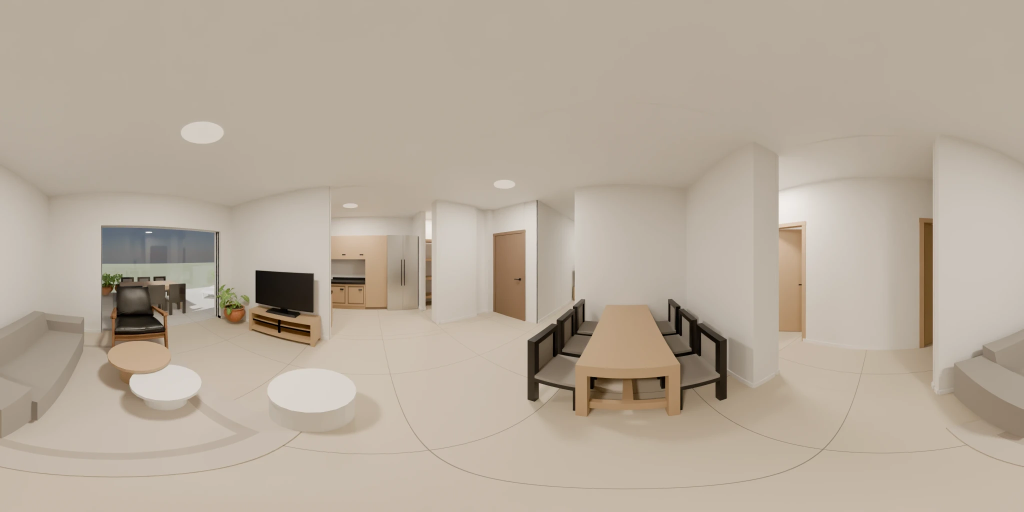
#> input picture Projects/Kedma_D1/dist/panos-original/03-living.webp, 2048 x 1024 px, given in place of 03-living.webp_clay.png, which was not available (shown at 1/2 size)
$ python score_e.py ../../../Kedma_D1/dist/panos-original/03-living.webp
#> lines starting #> are read from the running program, lines starting #| are printed output that depends on the picture; after the words box and inside, x2 and y2 are one past the last pixel; in counts of white or black regions, pixels touching at a corner belong together
"""score_e.py - exterior 360 node skins: geometry retention, wrap seam, poles, by-class retention (id pass).

  python -X utf8 -I score_e.py <node>      reads inputs/E_<node>_clay.png (+ inputs/E_<node>_id.png if present), E-exterior-pano/<node>/*.png

Per output: edges kept (upper half = sky/tower tops, lower half = ground/sea), by class from the id pass (1 walls, 2 glazing,
3 doors, 4 furniture, 5 site, 6 terrain), wrap seam = mean abs diff of the 8 left vs 8 right columns (source value given for
scale; the C test: source 11, GPT 10.7, Seedream 20.7 = visibly broken), pole smear = edge density in the top/bottom 6 %.
Writes scores-E-<node>.json, review/E_<node>_sheet.jpg (all outputs), review/E_<node>_seam.jpg (wrap joints side by side).
"""
import glob
import json
import os
import sys

import cv2
import numpy as np

HERE = os.path.dirname(os.path.abspath(__file__)).replace("\\", "/")
node = sys.argv[1]
src = cv2.imread(f"{HERE}/inputs/E_{node}_clay.png")
#> src is the input picture: shape (1024, 2048, 3); mean B, G, R 155, 169.7, 181.7
idp = f"{HERE}/inputs/E_{node}_id.png"
ids = cv2.imread(idp, cv2.IMREAD_UNCHANGED) if os.path.exists(idp) else None
if ids is not None and ids.ndim == 3:
    ids = ids[:, :, 0]
W, H = 2048, 1024
src = cv2.resize(src, (W, H), interpolation=cv2.INTER_AREA)
if ids is not None:
    ids = cv2.resize(ids, (W, H), interpolation=cv2.INTER_NEAREST)
CLASSES = {1: "walls", 2: "glazing", 3: "doors", 4: "furniture", 5: "site", 6: "terrain"}
K = np.ones((7, 7), np.uint8)
e = lambda im: cv2.Canny(cv2.cvtColor(im, cv2.COLOR_BGR2GRAY), 60, 160)  # noqa: E731


def kept(es, eo, mask=None):
    m = (es > 0) if mask is None else ((es > 0) & mask)
    return round(float((m & (cv2.dilate(eo, K) > 0)).sum()) / max(1, float(m.sum())), 3)


def seam(im):
    a = im.astype(np.float32)
    return round(float(np.abs(a[:, :8] - a[:, -8:]).mean()), 1)


def pole(es):
    h = es.shape[0]
    band = int(h * 0.06)
    return round(float((es[:band] > 0).mean() + (es[-band:] > 0).mean()) / 2, 4)


es = e(src)
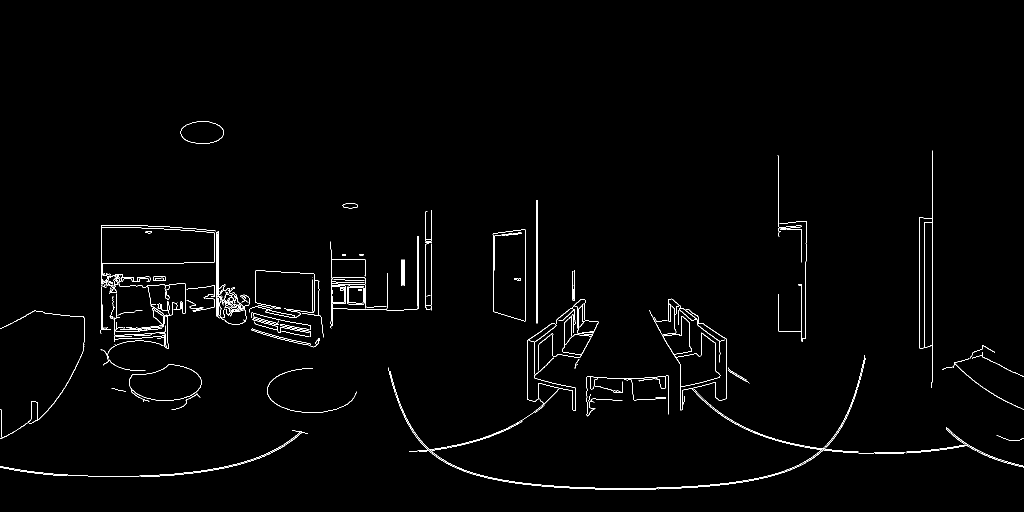
#> es: shape (1024, 2048) (shown at 1/2 size); 1.2% white in thin lines or dots, all inside (x1, y1, x2, y2) = (0, 243, 2048, 979)
led = {}
lp = f"{HERE}/ledger-E.json"
if os.path.exists(lp):
    for r in json.load(open(lp, encoding="utf-8")):
        if not r.get("error"):
            led[os.path.basename(r["out"])[:-4]] = {"usd": r.get("usd"), "secs": r.get("secs")}
res = {"SOURCE": {"seam": seam(src), "pole_edge_density": pole(es)}}
#> in pole, `h = es.shape[0]`: h = 1024
#> in pole, `band = int(h * 0.06)`: band = 61
tiles = [src.copy()]
cv2.putText(tiles[0], "CLAY source", (10, 40), cv2.FONT_HERSHEY_SIMPLEX, 1.2, (255, 255, 255), 3)
joints = []


def joint(im, t):
    j = np.hstack([im[:, -200:], im[:, :200]])
    j = cv2.resize(j, (400, 1024))
    cv2.rectangle(j, (0, 0), (400, 36), (0, 0, 0), -1)
    cv2.putText(j, t[:18], (6, 26), cv2.FONT_HERSHEY_SIMPLEX, 0.8, (255, 255, 255), 2)
    return j


joints.append(joint(src, "SOURCE"))
#> in joint, `j = np.hstack([im[:, -200:], im[:, :200]])`:
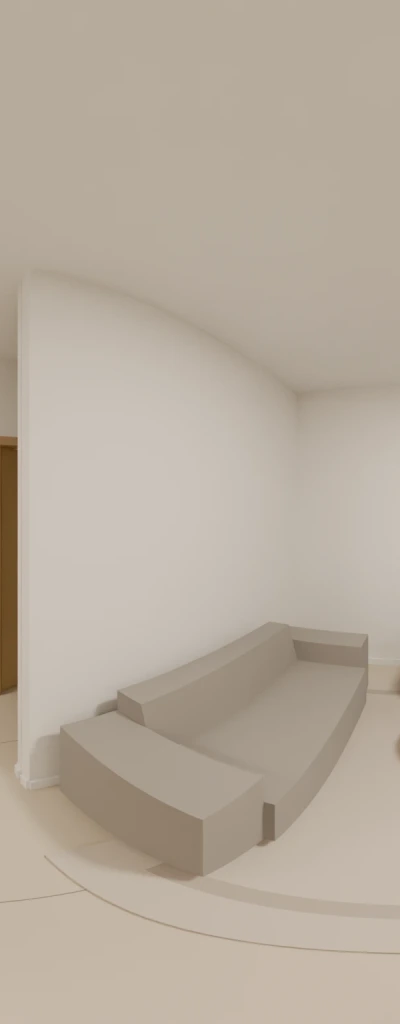
#> j: shape (1024, 400, 3); mean B, G, R 158.4, 172.1, 183.2
#> in joint, `cv2.putText(j, t[:18], (6, 26), cv2.FONT_HERSHEY_SIMPLEX, 0.8, (255, 2..`:
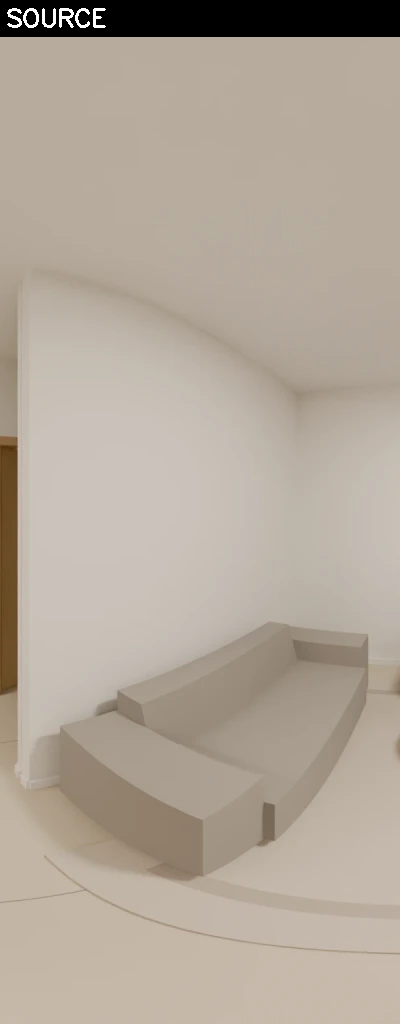
#> j: shape (1024, 400, 3); mean B, G, R 153.3, 166.5, 177.2
for p in sorted(glob.glob(f"{HERE}/E-exterior-pano/{node}/*.png")):
    name = os.path.basename(p)[:-4]
    out = cv2.imread(p)
    size = [out.shape[1], out.shape[0]]
    o = cv2.resize(out, (W, H), interpolation=cv2.INTER_AREA)
    eo = e(o)
    row = {"size": size, "edges_kept_upper": kept(es[:H // 2], eo[:H // 2]), "edges_kept_lower": kept(es[H // 2:], eo[H // 2:]),
           "seam": seam(o), "pole_edge_density": pole(eo), **led.get(name, {})}
    if ids is not None:
        row["by_class"] = {CLASSES[c]: kept(es, eo, ids == c) for c in CLASSES if (ids == c).sum() > 2000}
    res[name] = row
    t = o.copy()
    cv2.rectangle(t, (0, 0), (W, 50), (0, 0, 0), -1)
    cv2.putText(t, f"{name}  kept {row['edges_kept_upper']:.2f}/{row['edges_kept_lower']:.2f}  seam {row['seam']}  ${row.get('usd')}", (10, 38),
                cv2.FONT_HERSHEY_SIMPLEX, 1.1, (255, 255, 255), 2)
    tiles.append(t)
    joints.append(joint(o, name))
json.dump(res, open(f"{HERE}/scores-E-{node}.json", "w", encoding="utf-8"), indent=1)
os.makedirs(f"{HERE}/review", exist_ok=True)
cols = 2
rows = [np.hstack(tiles[i:i + cols]) if len(tiles[i:i + cols]) == cols else np.hstack(tiles[i:i + cols] + [np.zeros_like(tiles[0])])
        for i in range(0, len(tiles), cols)]
#> rows = 1 item
cv2.imwrite(f"{HERE}/review/E_{node}_sheet.jpg", cv2.resize(np.vstack(rows), None, fx=0.5, fy=0.5, interpolation=cv2.INTER_AREA),
            [cv2.IMWRITE_JPEG_QUALITY, 84])
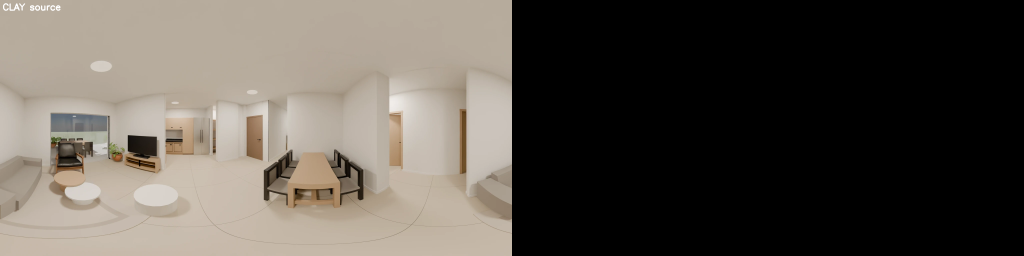
#> saved as 03-living.webp_sheet.jpg: shape (512, 2048, 3) (shown at 1/2 size); mean B, G, R 77.6, 84.9, 90.9
cv2.imwrite(f"{HERE}/review/E_{node}_seam.jpg", np.hstack(joints), [cv2.IMWRITE_JPEG_QUALITY, 88])
for k, v in res.items():
    print(k, json.dumps(v))
#> this loop made 1 pass
#> (k, v) on pass 1: ('SOURCE', {'seam': 2.2, 'pole_edge_density': 0.0037})
#| SOURCE {"seam": 2.2, "pole_edge_density": 0.0037}

$ run again, on Projects/Kedma_D1/dist/panos-original/04-dining.webp
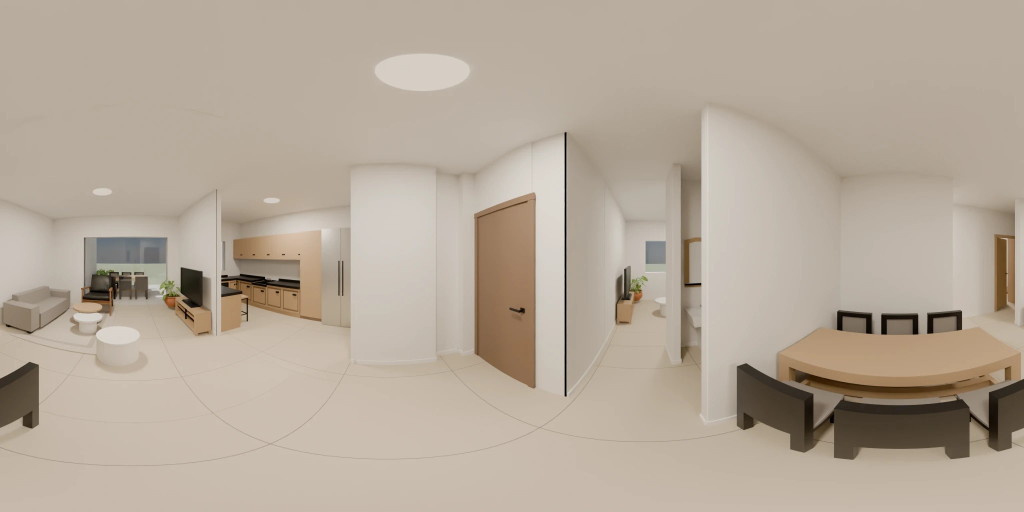
#> input picture Projects/Kedma_D1/dist/panos-original/04-dining.webp, 2048 x 1024 px, given in place of 04-dining.webp_clay.png, which was not available (shown at 1/2 size)
#> src is the input picture: shape (1024, 2048, 3); mean B, G, R 153.6, 168.5, 180.8
#> `es = e(src)`:
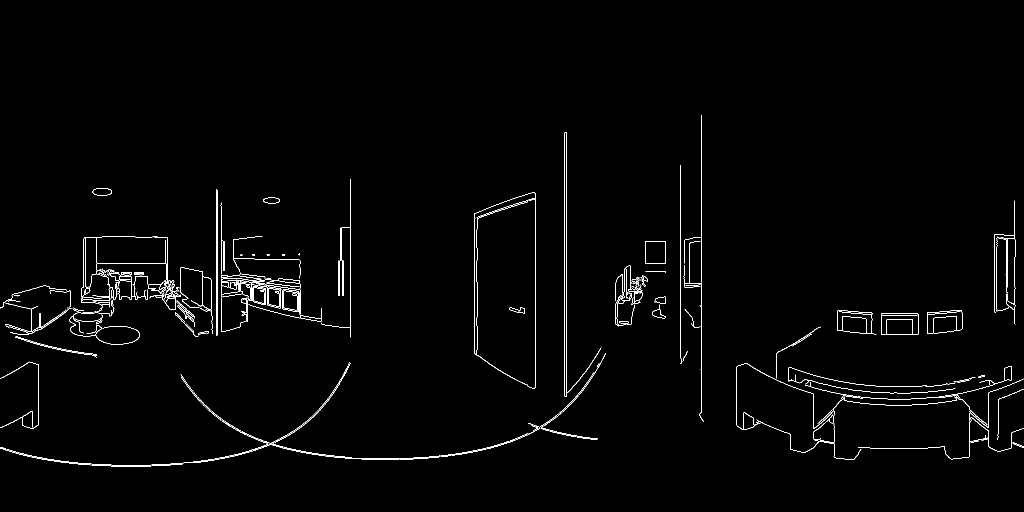
#> es: shape (1024, 2048) (shown at 1/2 size); 1.3% white in thin lines or dots, all inside (x1, y1, x2, y2) = (0, 230, 2048, 933)
#> h = 1024
#> band = 61
#> rows = 1 item
#> `cv2.imwrite(f"{HERE}/review/E_{node}_sheet.jpg", cv2.resize(np.vstack(..`:
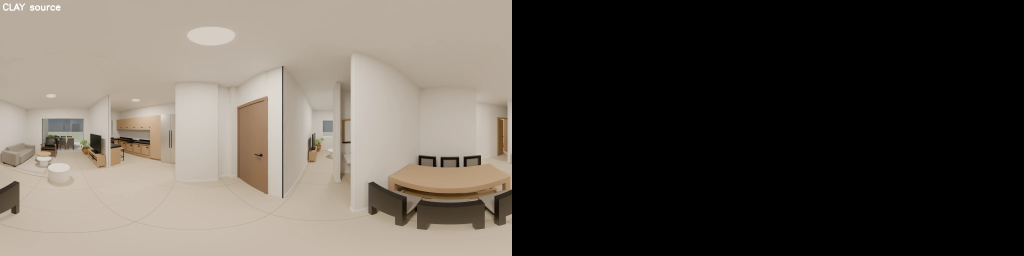
#> saved as 04-dining.webp_sheet.jpg: shape (512, 2048, 3) (shown at 1/2 size); mean B, G, R 76.9, 84.3, 90.5
#> the loop `for k, v in res.items():` made 1 pass
#> (k, v) on pass 1: ('SOURCE', {'seam': 3.8, 'pole_edge_density': 0})
#> (printed output is left out)

$ run again, on Projects/Kedma_D1/dist/panos-original/05-family.webp
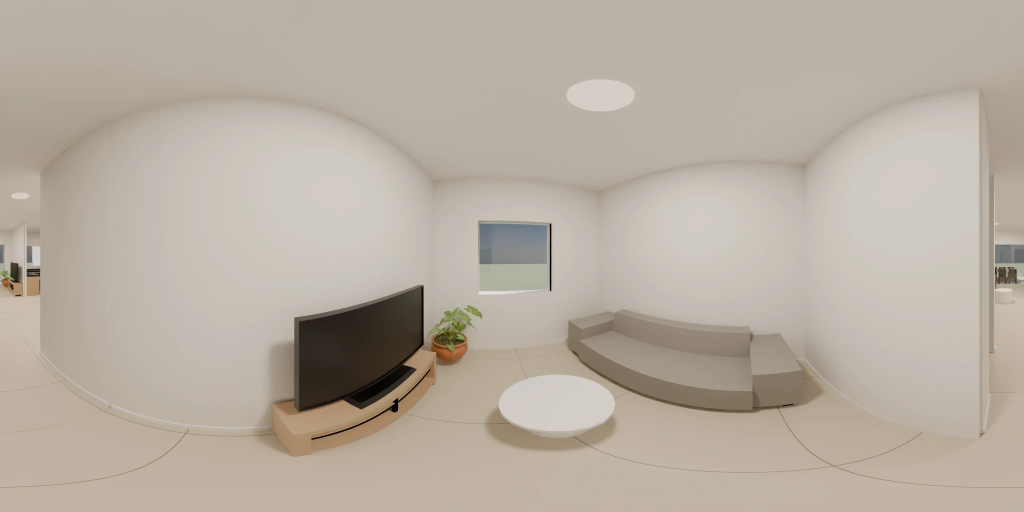
#> input picture Projects/Kedma_D1/dist/panos-original/05-family.webp, 2048 x 1024 px, given in place of 05-family.webp_clay.png, which was not available (shown at 1/2 size)
#> src is the input picture: shape (1024, 2048, 3); mean B, G, R 161.8, 174, 183.4
#> `es = e(src)`:
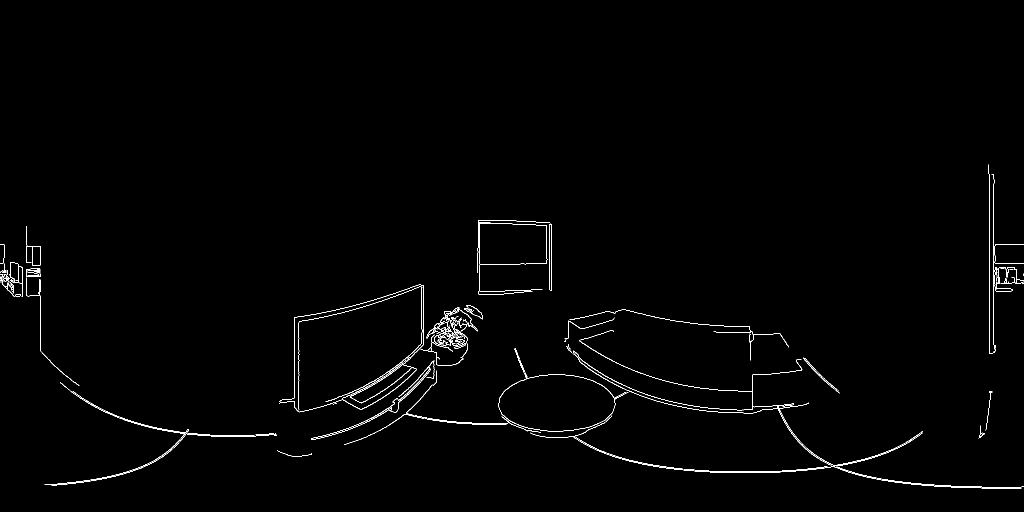
#> es: shape (1024, 2048) (shown at 1/2 size); 0.86% white in thin lines or dots, all inside (x1, y1, x2, y2) = (0, 329, 2048, 977)
#> h = 1024
#> band = 61
#> rows = 1 item
#> `cv2.imwrite(f"{HERE}/review/E_{node}_sheet.jpg", cv2.resize(np.vstack(..`:
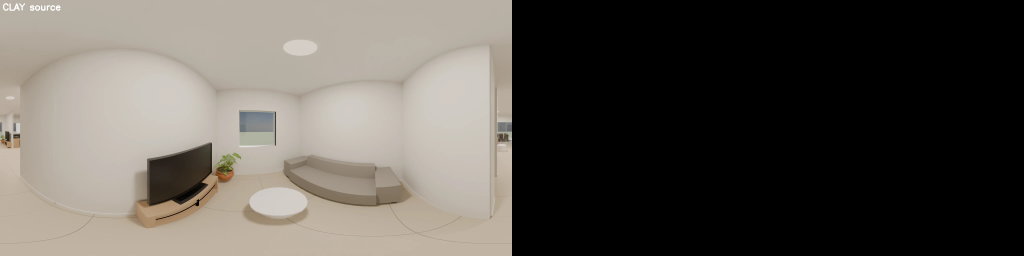
#> saved as 05-family.webp_sheet.jpg: shape (512, 2048, 3) (shown at 1/2 size); mean B, G, R 81, 87.1, 91.7
#> the loop `for k, v in res.items():` made 1 pass
#> (k, v) on pass 1: ('SOURCE', {'seam': 2, 'pole_edge_density': 0.0026})
#> (printed output is left out)
